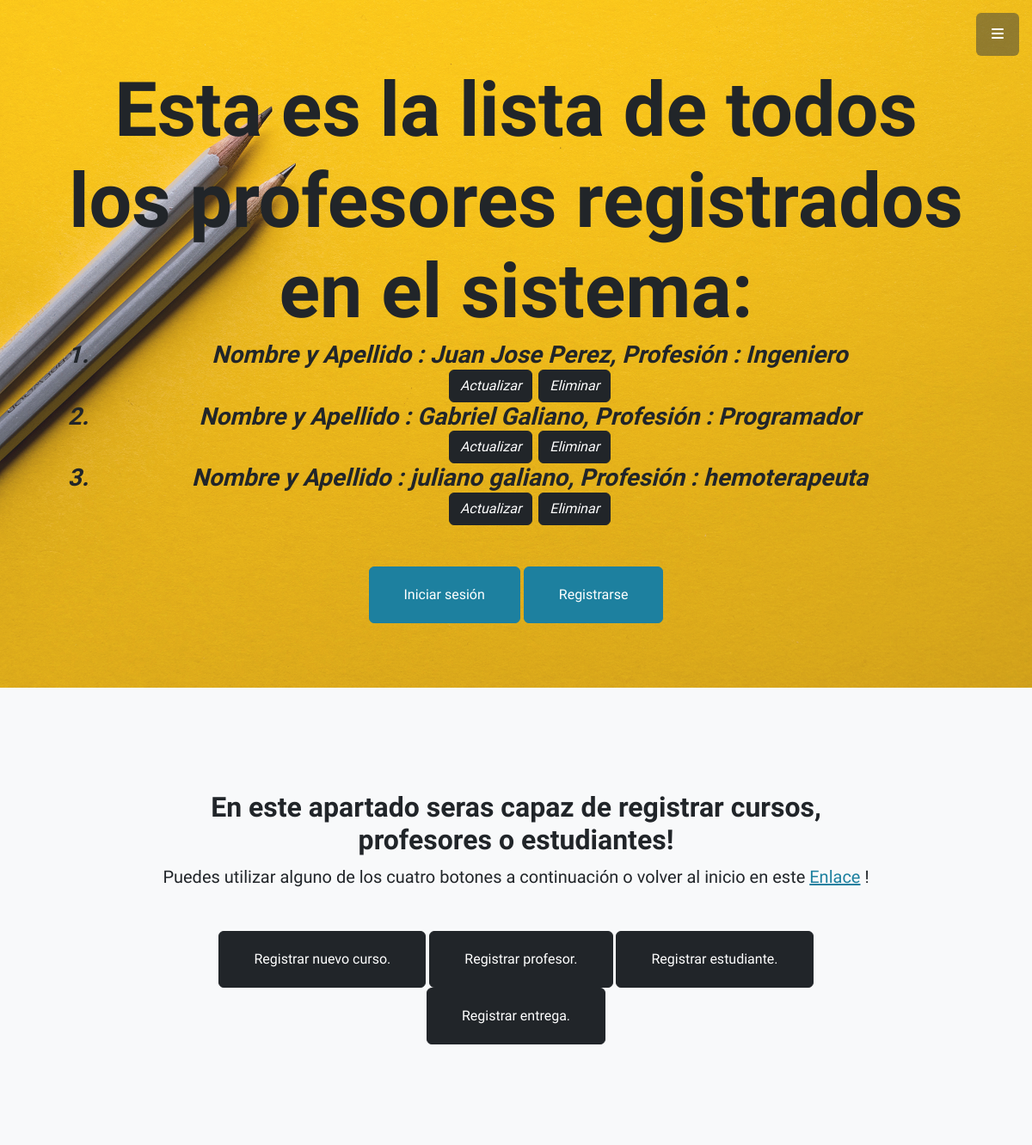
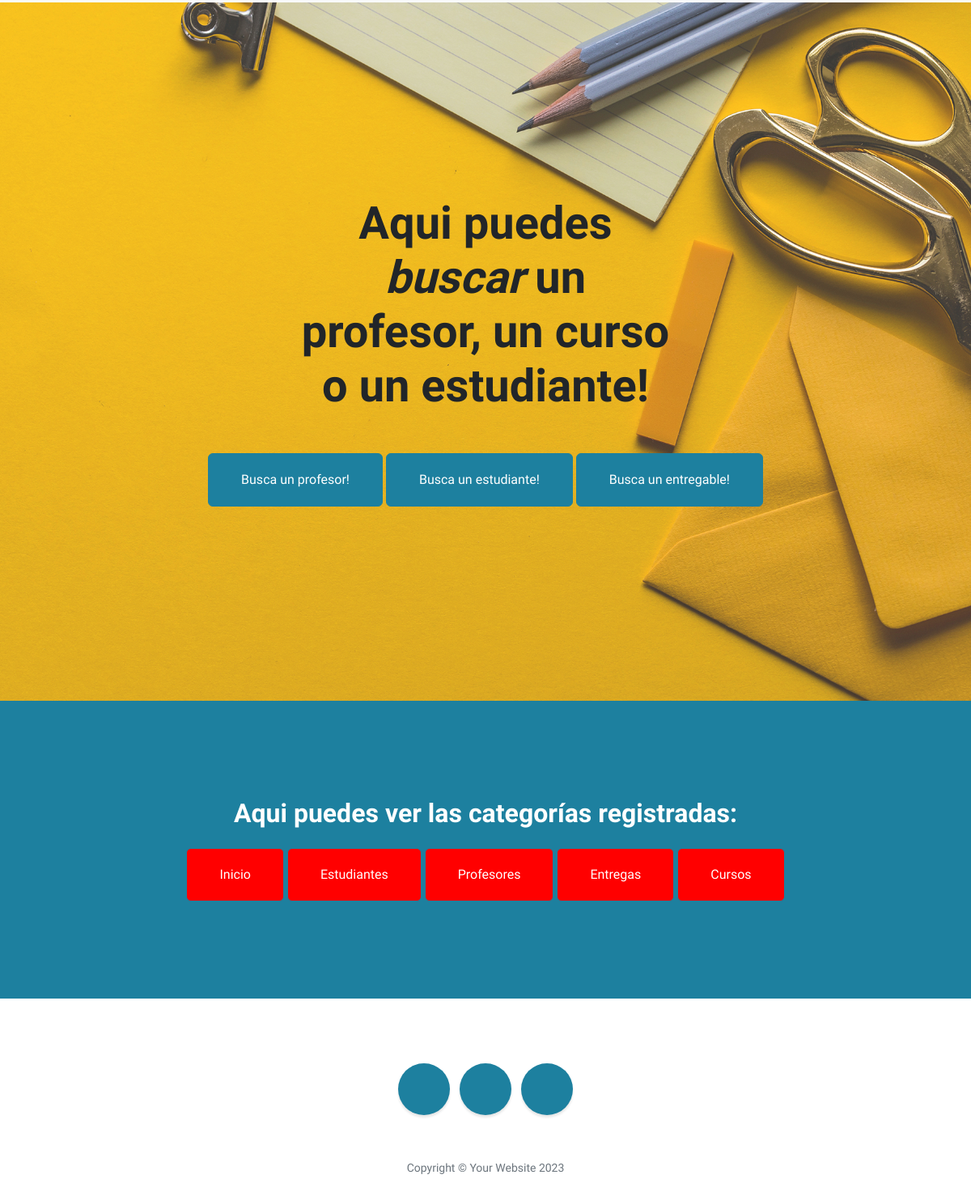
The app's page /AppCoder/profesores/ with its own data (2 pictures, top to bottom).
### AppCoder/models.py (models this page shows)
class Profesor(models.Model):
    nombre = models.CharField(max_length=30)
    apellido = models.CharField(max_length=30)
    email = models.EmailField()
    profesion = models.CharField(max_length=30)

### AppCoder/views.py (the view)
# urls.py: path('profesores/', ver_profesores, name='VerProfesores'),
def ver_profesores(request):
    todosLosProfesores = Profesor.objects.all()
    return render(request, "AppCoder/ver_profesores.html", {'todosLosProfesores': todosLosProfesores})

### AppCoder/Templates/AppCoder/ver_profesores.html
{% extends 'AppCoder/padre.html' %}
{% block title %}
Esta es la lista de todos los profesores registrados en el sistema:
{% endblock %}
{% block form%}
        <ol>
            {% for profesor in todosLosProfesores %}
            <li>
                Nombre y Apellido : {{profesor.nombre}}
                {{profesor.apellido}},
                Profesión : {{profesor.profesion}}
            </li>
            <a class="btn btn-dark btn-l" href="{% url 'actualizarProfesor' profesor.nombre %}">Actualizar</a>
            <a class="btn btn-dark btn-l" href="{% url 'eliminarProfesor' profesor.nombre %}">Eliminar</a>
            {% endfor %}
        </ol>
{%endblock%}

### records on screen
Profesor: nombre "Juan Jose", apellido "Perez", profesion "Ingeniero"
Profesor: nombre "Gabriel", apellido "Galiano", profesion "Programador"
Profesor: nombre "juliano", apellido "galiano", profesion "hemoterapeuta"
